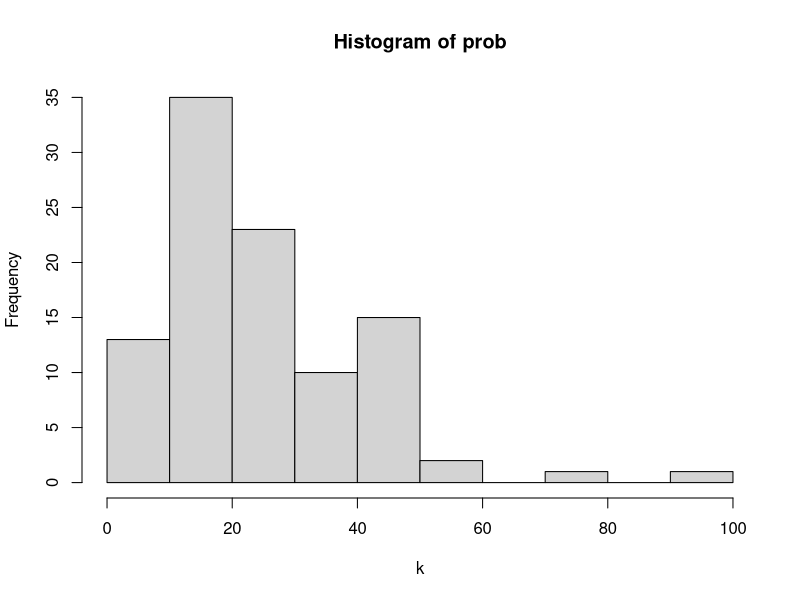

Recreate this plot in R. (Note: this script raises an error after producing the figure.)
#nbinom(3,0.1) 

prob = rnbinom(100,3,0.1)
prob = sort(prob)

#prob = table(prob)

png("../LaTex/lab7zad6_b.png")
hist(prob,xlab = "k") #breaks = seq(0,20,by = 2)
dev.off()

m = mean(prob)
v = var(prob)

print(prob)

cat("mean ", m, " variance ", v,"\n")

write.csv(prob, file = "../LaTex/lab7zad6_b.csv")